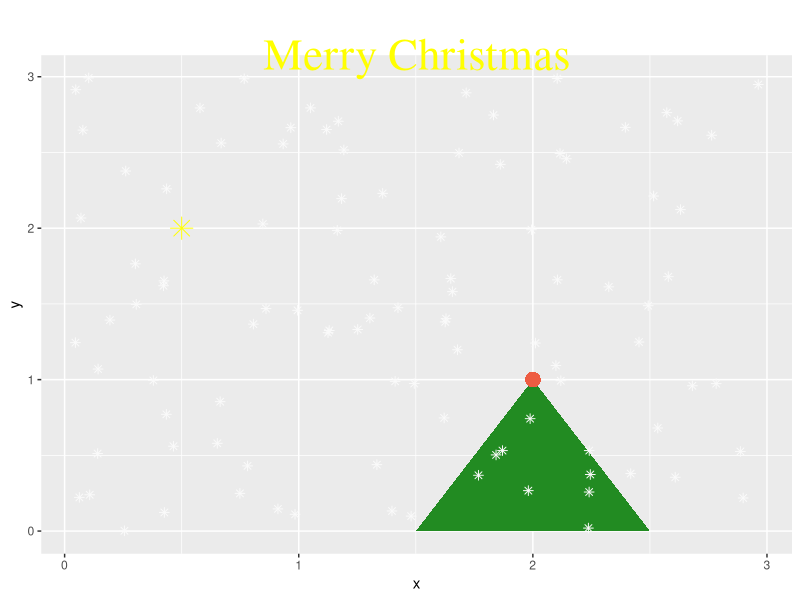

Generate this figure with R:
# Load ggplot2
library(ggplot2)


tree_data <-  data.frame(
  # left point, right point, top point
  x = c(1.5, 2.5, 2),
  y = c(0, 0, 1)
)

set.seed(20241225)
n <- 100

# generates n random numbers drawn from a uniform distribution with a minimum value of 0 and a maximum value of 3
snowflakes <- data.frame(
  x = runif(n, 0, 3),
  y = runif(n, 0, 3)
)

ggplot(tree_data, aes(x = x, y = y)) +
  geom_polygon(fill = "forestgreen") +
  theme(
    plot.background = element_rect(
       fill = "white"
     ),
    plot.title = element_text(color = "yellow", 
                            size = 32, 
                            hjust = 0.5, 
                            vjust = -2, 
                            family = "serif")
  ) +
  labs(
     title = "Merry Christmas"
  ) +
  
  # Add a star
  geom_point(data = data.frame(
                    x = 0.5,
                    y = 2
                  ), 
             aes(x = x, y = y), 
             shape = 8, 
             color = "yellow", 
             size = 5) +
  
  # Add a bauble at the top
  geom_point(data = data.frame(
                    x = 2,
                    y = 1
                  ),
             aes(x = x, y = y), 
             shape = 16, 
             color = "tomato2", 
             size = 5) +
  
  # Add snowflakes
  geom_point(
    data = snowflakes,
    mapping = aes(
      x = x,
      y = y
    ),
    colour = "grey98",
    size = 2,
    shape = 8,
    inherit.aes = FALSE
  )
  
  

